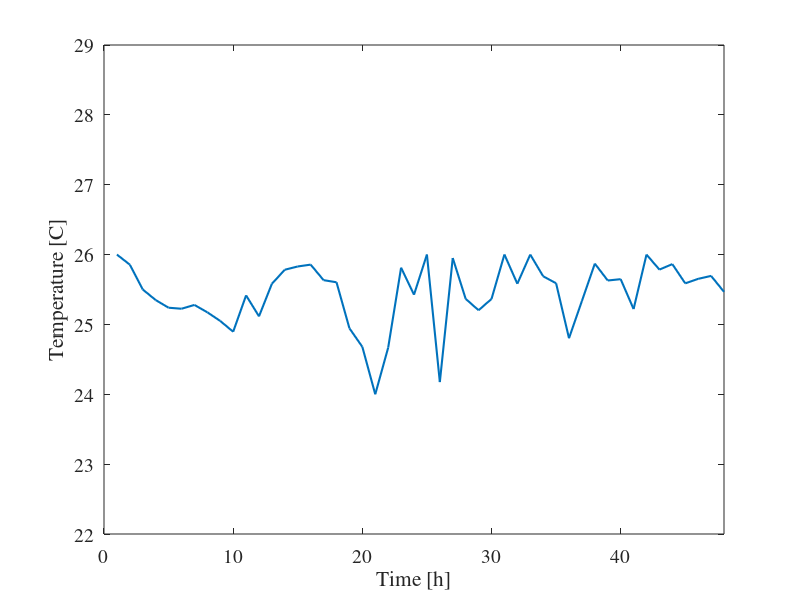
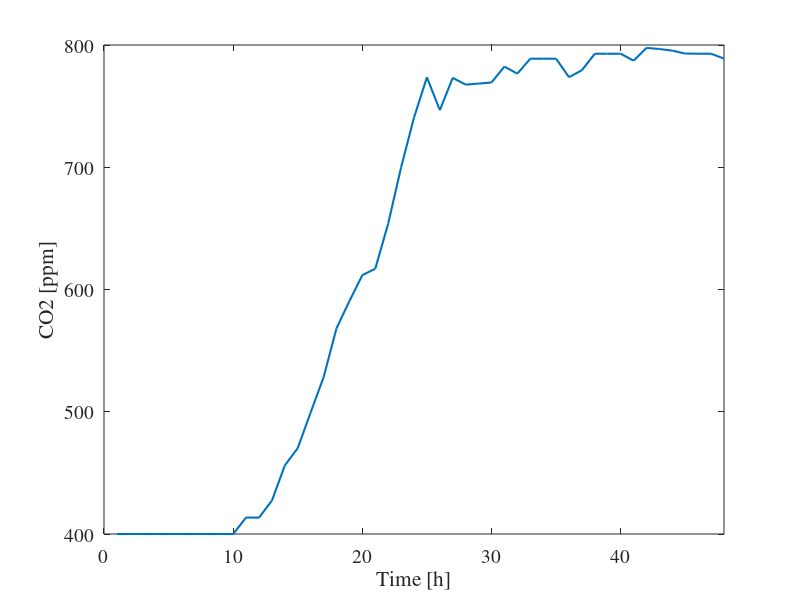
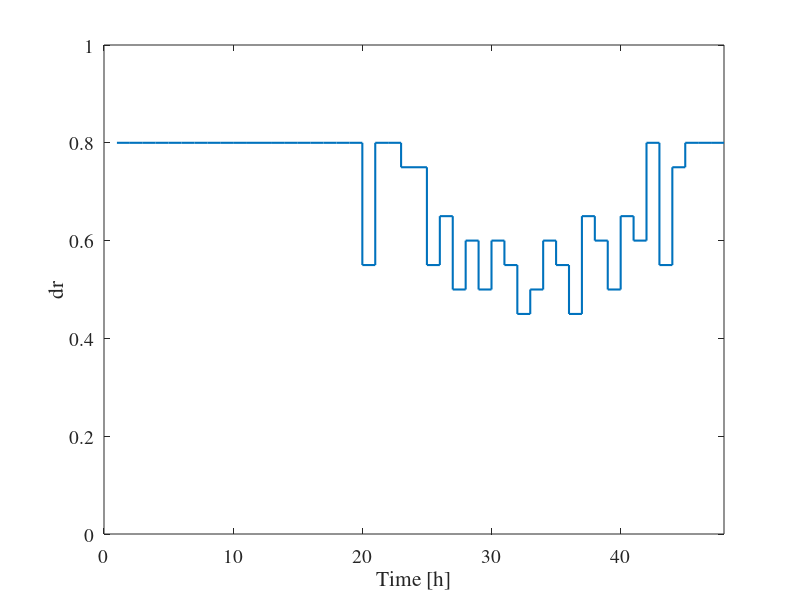

Recreate these plots in MATLAB, in order.
%function DiaplayResult

clear all;
clc;

load all48.mat;

figure(1); hold on; box on; set(gcf, 'position', [200, 200, 600, 300]);
set(gca, 'fontsize', 14, 'FontName', 'Times');
axis([0, 48, 22, 29]);
plot( 1:T, Ti_f(3, 1:T), 'linewidth', 1.5 );
xlabel('Time [h]');
ylabel('Temperature [C]')



figure(2); hold on; box on; set(gcf, 'position', [900, 200, 600, 300]);
set(gca, 'fontsize', 14, 'FontName', 'Times');
axis([0, 48, 400, 800]);
plot( 1:T, CO2(3, 1:T), 'linewidth', 1.5 );
xlabel('Time [h]');
ylabel('CO2 [ppm]');

figure(3); hold on; box on; set(gcf, 'position', [200, 600, 600, 300]);
set(gca, 'fontsize', 14, 'FontName', 'Times');
axis([0, 48, 0, 1]);
stairs( 1:T, dr(1:T), 'linewidth', 1.5 );
xlabel('Time [h]');
ylabel('dr')